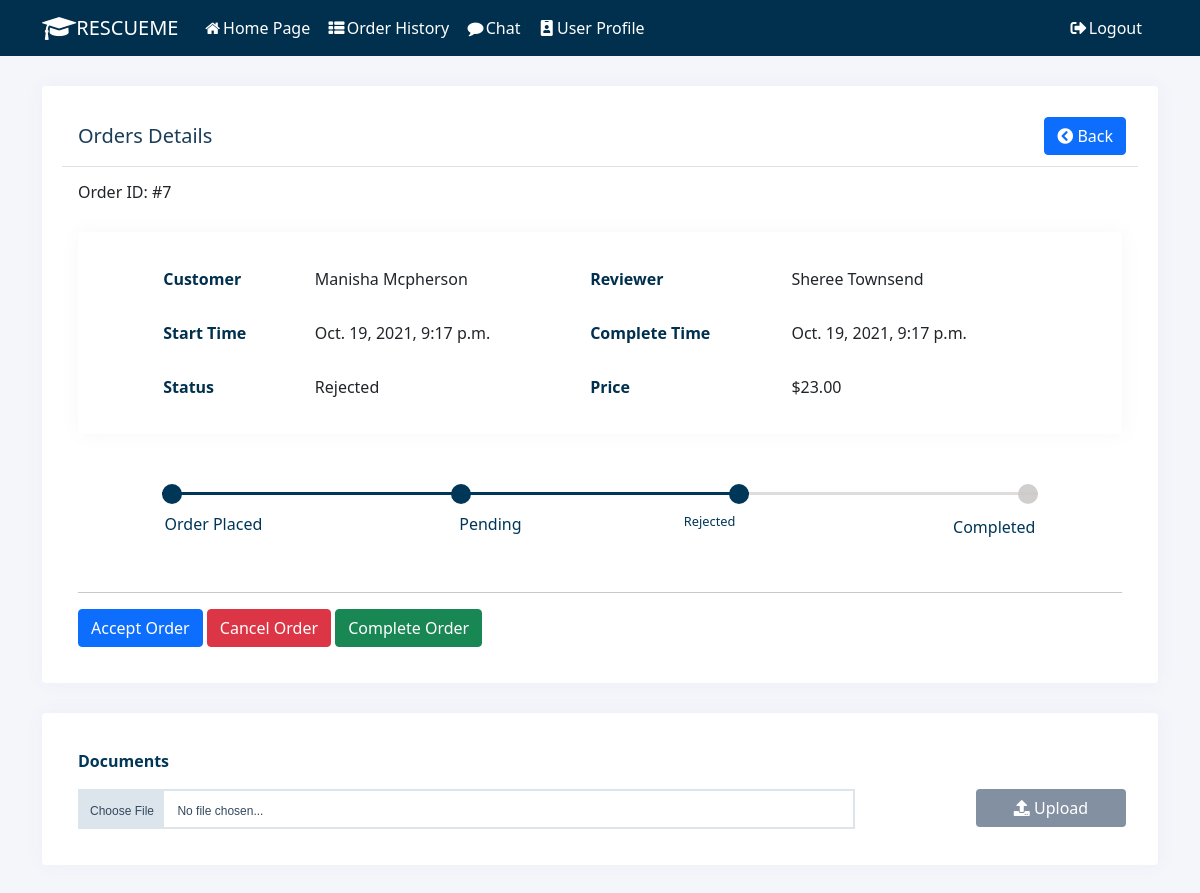
Page /order_detail/?order_id=7 on the committed database.
### resume_review/models.py (models this page shows)
class Order(models.Model):
    PENDING = 'Pending'
    ACCEPT = 'Accepted'
    REJECT = 'Rejected'
    COMPLETE = 'Completed'
    Order_State = [
        (PENDING, 'Pending'),
        (ACCEPT, 'Accepted'),
        (REJECT, 'Rejected'),
        (COMPLETE, 'Completed'),
    ]
    account = models.ForeignKey(Account, on_delete=models.PROTECT)
    reviewer = models.ForeignKey(Reviewer, on_delete=models.PROTECT)
    create_at = models.DateTimeField(null=False, default=timezone.now)
    finished_at = models.DateTimeField(null=True, default=None)
    state = models.CharField(
        max_length=100, choices=Order_State, default=PENDING)
    resume = models.FileField(upload_to ='resumes', null=True)

class Account(models.Model):
    FRESHMEN = 'Freshmen'
    SOPHOMORE = 'Sophomore'
    JUNIOR = 'Junior'
    SENIOR = 'Senior'
    GRADUATE = 'Graduate'
    ACADEMIC_STANDING = [
        (FRESHMEN, 'Freshmen'),
        (SOPHOMORE, 'Sophomore'),
        (JUNIOR, 'Junior'),
        (SENIOR, 'Senior'),
        (GRADUATE, 'Graduate'),
    ]
    MAJOR = source_api.get_major_list()
    user = models.ForeignKey(User, on_delete=models.CASCADE)
    first_name = models.CharField(max_length=255)
    last_name = models.CharField(max_length=255)
    major = models.CharField(max_length=255, choices=MAJOR)
    academic = models.CharField(
        max_length=255, choices=ACADEMIC_STANDING)
    phone = models.CharField(max_length=12)
    create_at = models.DateField(auto_now=True)
    avatar = models.ImageField(
        upload_to='profile_pic', null=True, default='user.png')

class Reviewer(models.Model):
    account = models.ForeignKey(Account, on_delete=models.CASCADE)
    price = models.DecimalField(max_digits=6, decimal_places=2, default=0)
    specialized_field = models.CharField(max_length=255)
    self_intro = models.TextField()
    DELIVERY_TIME_CHOICES = [
        ('delivery_1', 'One week'),
        ('delivery_2', 'Two weeks'),
        ('delivery_3', 'Three weeks'),
        ('delivery_4', 'Four weeks or more'),
    ]
    rate = models.FloatField(default=0)
    delivery_time = models.CharField(
        max_length=255, choices=DELIVERY_TIME_CHOICES, default='delivery_1')

### resume_review/views.py (the view, shortened to what this page needs)
# urls.py: path('order_detail/', views.OrderDetailView.as_view(), name='order_detail'),
class OrderDetailView(FormView):
    template_name = "order_detail.html"
    form_class = OrderDetailForm
    def get_context_data(self, **kwargs):
        context = super().get_context_data(**kwargs)
        order_id = self.request.GET.get('order_id')
        if not order_id:
            return context
        order = user_api.get_order(order_id)
        context['order'] = order
        return context
    def get(self, request, *args, **kwargs):
        context = self.get_context_data(**kwargs)
        return self.render_to_response(context)

### resume_review/user_api.py (called while the page is built)
def get_order(order_id):
    try:
        orders = Order.objects.filter(id=order_id)
        if len(orders) == 0:
            logger.error('cannot find order for %s' % order_id)
            return None
        return orders[0]
    except:
        logger.error('get_order failed')
    return None

### resume_review/templates/order_detail.html (shortened to what this page needs)
{% extends "base.html" %}
{% load static %}
{% block content %}
<link rel="stylesheet" href="{% static 'css/order_detail.css' %}" />
<link rel="stylesheet" href="{% static 'css/rating.css' %}" />
<link rel="stylesheet" href="{% static 'css/track_order.css' %}" />
<form class="order-detail-form" id="order-detail-form" method="post" action="" enctype="multipart/form-data" novalidate>
    <div class="container">
        <article class="card">
            <header class="card-header">
                <div class='row'>
                    <div class="col-sm-8" >
                        <div class="order-title"> <h5>Orders Details</h5></div>
                    </div>
                    <div class="col-sm-2" >
                        <a href="{% url 'order' %}" class="btn btn-primary order-btn" data-abc="true"> <i class="fas fa-chevron-circle-left"></i> Back</a>
                    </div>
                </div>
            </header>
            <div class="card-body">
                <h6>Order ID: #{{order.id}}</h6>
                <article class="card">
                    <div class="order-col-element" >
                        <table>
                            <tr>
                                <td class="table-header">Customer</td>
                                <td class="table-content">{{ order.account.first_name }} {{ order.account.last_name }}</td>
                                <td class="table-header">Reviewer</td>
                                <td id="complete-info" class="table-content">{{ order.reviewer.account.first_name }} {{ order.reviewer.account.last_name }}</td>
                            </tr>
                            <tr>
                                <td class="table-header">Start Time</td>
                                <td class="table-content">{{order.create_at}}</td>
                                <td class="table-header">Complete Time</td>
                                <td class="table-content">
                                    {% if order.finished_at %}
                                    {{order.finished_at}}
                                    {% endif %}
                                </td>
                            </tr>
                            <tr>
                                <td class="table-header">Status</td>
                                <td class="table-content">{{order.state}}</td>
                                <td class="table-header">Price</td>
                                <td class="table-content">${{ order.reviewer.price }}</td>
                            </tr>
                        </table>
                    </div>
                </article>
                <div class="progress-track" style="margin-top:50px;margin-bottom:50px">
                    <ul id="progressbar">
                        <li class="step0 active" id="step1"><span id="progress-one">Order Placed</span></li>
                        <li class="step0 active text-center" id="step2"><span style="text-align: center;" id="progress-two">Pending</span></li>
                        <li class="step0 text-center" id="step3"><span id="progress-three">Accepted</span></li>
                        <li class="step0 text-right" id="step4"><span id="progress-four">Completed</span></li>
                    </ul>
                </div>
                <hr>
                <button type="submit" class="btn btn-primary" id="accept">Accept Order</button>
                <button type="submit" class="btn btn-danger" id="cancel">Cancel Order</button>
                <button type="submit" class="btn btn-success" id="complete">
                    Complete Order
                </button>
            </div>
        </article>
        <div class="card">
            <div class="card-body">
            <div class="sub-title">Documents</div>
            <div class="row mt-3">
                <div class="file-upload col-9">
                    <div class="file-select">
                        <div class="file-select-button" id="fileName">Choose File</div>
                        <div class="file-select-name" id="noFile">No file chosen...</div>
                    </div>
                </div>
                <div class="col-3">
                    <div style="display: flex; justify-content: flex-end">
                        <button type="submit" class="btn btn-default order-btn" id="upload"><i class="fas fa-upload"></i> Upload</button>
                    </div>
                </div>
            </div>
        </div>
    </div>
    </div>
</form>
{% endblock %}

### static/css/order_detail.css (style rules this page uses)
.card-header { background-color: #ffffff; }
.order-title { color:#1b3d59; margin: 10px auto; vertical-align: middle; }
.col-sm-2 { padding:3px; }
.order-btn { float:right; position: absolute; right: 32px; }
form { align-items: center; }
td { padding: 15px; }
table { width: 90%; margin: auto; background-color: #fff; }
span { margin: 3px; }
.sub-title { color: #003658; font-weight: bold; }
.file-upload { display:block;text-align:center;font-family: Helvetica, Arial, sans-serif;font-size: 12px; }
.file-upload .file-select { display:block;border: 2px solid #dce4ec;color: #34495e;cursor:pointer;height:40px;line-height:40px;text-align:left;background:#FFFFFF;overflow:hidden;position:relative; }
.file-upload .file-select .file-select-button { background:#dce4ec;padding:0 10px;display:inline-block;height:40px;line-height:40px; }
.file-upload .file-select .file-select-name { line-height:40px;display:inline-block;padding:0 10px; }
body { background:#f5f6fa; }
.card { border: none; -webkit-box-shadow: 1px 0 20px rgba(96,93,175,.05); box-shadow: 1px 0 20px rgba(96,93,175,.05); margin-bottom: 30px; margin-top:30px; padding:20px; }
.table-header { color:#00304e; font-weight: bold; }
.btn-default { background-color:#8290a2; color:#ffffff; width: 150px; }

### static/css/track_order.css (style rules this page uses)
#progressbar { margin-bottom: 3vh; overflow: hidden; color: white; padding-left: 0px; margin-top: 3vh }
#progressbar li { list-style-type: none; font-size: 0.8rem; width: 25%; float: left; position: relative; font-weight: 400; color: #003658; }
#progressbar #step1:before { content: ""; color: white; width: 20px; height: 20px; margin-left: 0px !important }
#progressbar #step2:before { content: ""; color: #fff; width: 20px; height: 20px; margin-left: 32% }
#progressbar #step3:before { content: ""; color: #fff; width: 20px; height: 20px; margin-right: 32% }
#progressbar #step4:before { content: ""; color: rgba(206, 202, 202, 0.651); width: 20px; height: 20px; margin-right: 0px !important }
#progressbar li:before { line-height: 29px; display: block; font-size: 12px; background: rgba(184, 179, 179, 0.651); border-radius: 50%; margin: auto; z-index: -1; margin-bottom: 1vh }
#progressbar li:after { content: ''; height: 3px; background: rgba(206, 202, 202, 0.651); position: absolute; left: 0%; right: 0%; margin-bottom: 2vh; top: 8px; z-index: 1 }
.progress-track { padding: 0 8% }
#progressbar li:nth-child(2):after { margin-right: auto }
#progressbar li:nth-child(1):after { margin: auto }
#progressbar li:nth-child(3):after { float: left; width: 68% }
#progressbar li:nth-child(4):after { margin-left: auto; width: 132% }
#progressbar li.active:before, #progressbar li.active:after { background: #003658; }
#progress-one { font-size: 1.0rem; }
#progress-two { font-size: 1.0rem; padding: 0px 30px; }
#progress-four { font-size: 1.0rem; float:right; }

### rows in the picture
Order: id "7", account.first_name "Manisha", account.last_name "Mcpherson", reviewer.account.first_name "Sheree", reviewer.account.last_name "Townsend", create_at "Oct. 19, 2021, 9:17 p.m.", finished_at "Oct. 19, 2021, 9:17 p.m.", state "Rejected", reviewer.price "23.00"
